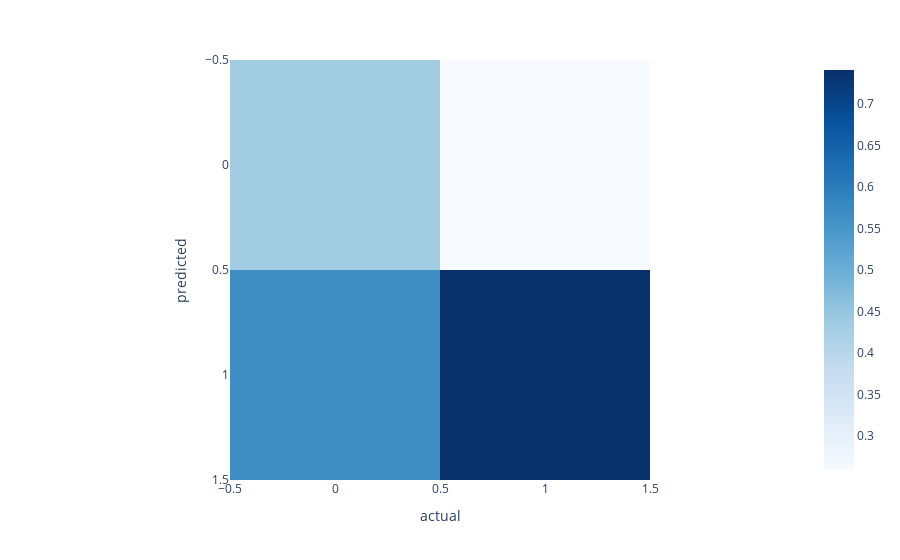

The code cell stored with this chart in its notebook:
### Code cell
import plotly.express as px

fig = px.imshow(a.T, color_continuous_scale='blues')
fig.show()

### Figure 1 — Plotly figure (JSON) as saved in the notebook; plotly's stock layout.template omitted (floating-point values rounded to 4 significant figures)
{"data": [{"coloraxis": "coloraxis", "hovertemplate": "actual: %{x}<br>predicted: %{y}<br>color: %{z}<extra></extra>", "name": "0", "type": "heatmap", "x": [0, 1], "xaxis": "x", "y": [0, 1], "yaxis": "y", "z": [[0.4343, 0.259], [0.5657, 0.741]]}], "layout": {"coloraxis": {"colorscale": [[0, "rgb(247,251,255)"], [0.125, "rgb(222,235,247)"], [0.25, "rgb(198,219,239)"], [0.375, "rgb(158,202,225)"], [0.5, "rgb(107,174,214)"], [0.625, "rgb(66,146,198)"], [0.75, "rgb(33,113,181)"], [0.875, "rgb(8,81,156)"], [1, "rgb(8,48,107)"]]}, "margin": {"t": 60}, "xaxis": {"anchor": "y", "constrain": "domain", "domain": [0, 1], "scaleanchor": "y", "title": {"text": "actual"}}, "yaxis": {"anchor": "x", "autorange": "reversed", "constrain": "domain", "domain": [0, 1], "title": {"text": "predicted"}}}}
